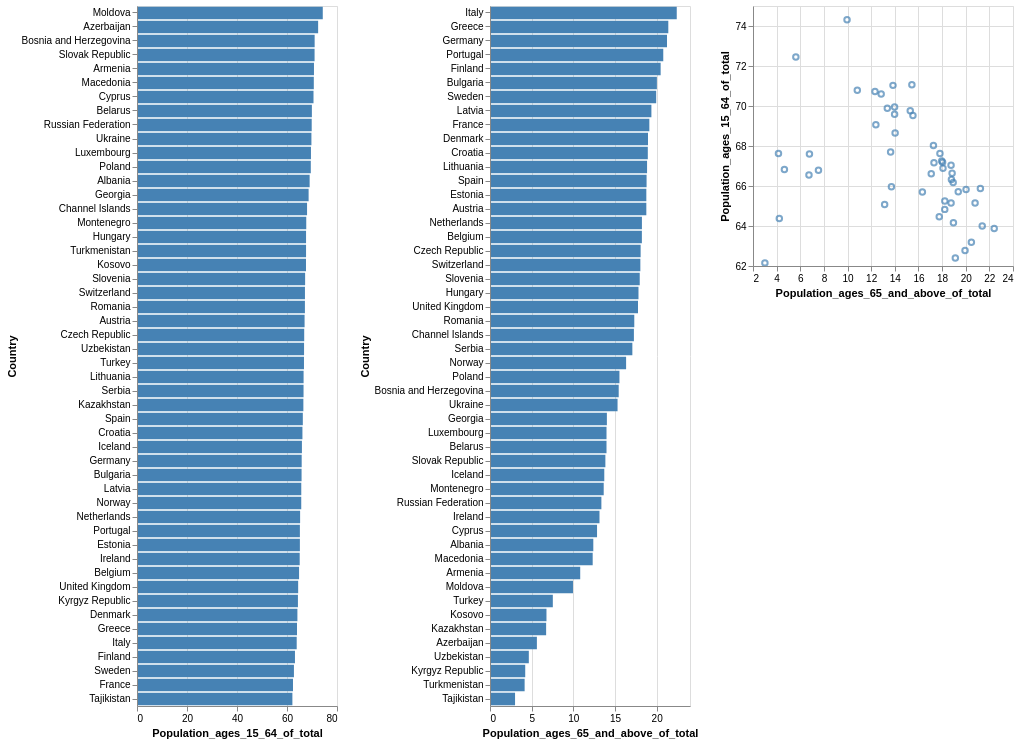

Here is the Vega-Lite specification saved for this chart:
### Vega specification from a JSON file in a GitHub repository (floating-point values rounded to 4 significant figures)
{"$schema": "https://vega.github.io/schema/vega/v5.json", "autosize": "pad", "padding": 5, "data": [{"name": "brush_store"}, {"name": "source_0", "values": [{"Code": "ALB", "Country": "Albania", "Population_ages_15_64_of_total": 69.06, "Population_ages_65_and_above_of_total": 12.4}, {"Code": "ARM", "Country": "Armenia", "Population_ages_15_64_of_total": 70.79, "Population_ages_65_and_above_of_total": 10.83}, {"Code": "AUT", "Country": "Austria", "Population_ages_15_64_of_total": 67.03, "Population_ages_65_and_above_of_total": 18.76}, {"Code": "AZE", "Country": "Azerbaijan", "Population_ages_15_64_of_total": 72.46, "Population_ages_65_and_above_of_total": 5.626}, {"Code": "BLR", "Country": "Belarus", "Population_ages_15_64_of_total": 69.95, "Population_ages_65_and_above_of_total": 13.98}, {"Code": "BEL", "Country": "Belgium", "Population_ages_15_64_of_total": 64.83, "Population_ages_65_and_above_of_total": 18.22}, {"Code": "BIH", "Country": "Bosnia and Herzegovina", "Population_ages_15_64_of_total": 71.06, "Population_ages_65_and_above_of_total": 15.44}, {"Code": "BGR", "Country": "Bulgaria", "Population_ages_15_64_of_total": 65.83, "Population_ages_65_and_above_of_total": 20.03}, {"Code": "CHI", "Country": "Channel Islands", "Population_ages_15_64_of_total": 68.02, "Population_ages_65_and_above_of_total": 17.27}, {"Code": "HRV", "Country": "Croatia", "Population_ages_15_64_of_total": 66.17, "Population_ages_65_and_above_of_total": 18.94}, {"Code": "CYP", "Country": "Cyprus", "Population_ages_15_64_of_total": 70.6, "Population_ages_65_and_above_of_total": 12.85}, {"Code": "CZE", "Country": "Czech Republic", "Population_ages_15_64_of_total": 66.88, "Population_ages_65_and_above_of_total": 18.08}, {"Code": "DNK", "Country": "Denmark", "Population_ages_15_64_of_total": 64.16, "Population_ages_65_and_above_of_total": 18.96}, {"Code": "EST", "Country": "Estonia", "Population_ages_15_64_of_total": 65.15, "Population_ages_65_and_above_of_total": 18.76}, {"Code": "FIN", "Country": "Finland", "Population_ages_15_64_of_total": 63.18, "Population_ages_65_and_above_of_total": 20.48}, {"Code": "FRA", "Country": "France", "Population_ages_15_64_of_total": 62.4, "Population_ages_65_and_above_of_total": 19.12}, {"Code": "GEO", "Country": "Georgia", "Population_ages_15_64_of_total": 68.65, "Population_ages_65_and_above_of_total": 14.03}, {"Code": "DEU", "Country": "Germany", "Population_ages_15_64_of_total": 65.87, "Population_ages_65_and_above_of_total": 21.24}, {"Code": "GRC", "Country": "Greece", "Population_ages_15_64_of_total": 64.0, "Population_ages_65_and_above_of_total": 21.4}, {"Code": "HUN", "Country": "Hungary", "Population_ages_15_64_of_total": 67.62, "Population_ages_65_and_above_of_total": 17.82}, {"Code": "ISL", "Country": "Iceland", "Population_ages_15_64_of_total": 65.97, "Population_ages_65_and_above_of_total": 13.71}, {"Code": "IRL", "Country": "Ireland", "Population_ages_15_64_of_total": 65.08, "Population_ages_65_and_above_of_total": 13.14}, {"Code": "ITA", "Country": "Italy", "Population_ages_15_64_of_total": 63.88, "Population_ages_65_and_above_of_total": 22.41}, {"Code": "KAZ", "Country": "Kazakhstan", "Population_ages_15_64_of_total": 66.55, "Population_ages_65_and_above_of_total": 6.736}, {"Code": "XKX", "Country": "Kosovo", "Population_ages_15_64_of_total": 67.6, "Population_ages_65_and_above_of_total": 6.776}, {"Code": "KGZ", "Country": "Kyrgyz Republic", "Population_ages_15_64_of_total": 64.37, "Population_ages_65_and_above_of_total": 4.227}, {"Code": "LVA", "Country": "Latvia", "Population_ages_15_64_of_total": 65.71, "Population_ages_65_and_above_of_total": 19.37}, {"Code": "LTU", "Country": "Lithuania", "Population_ages_15_64_of_total": 66.64, "Population_ages_65_and_above_of_total": 18.85}, {"Code": "LUX", "Country": "Luxembourg", "Population_ages_15_64_of_total": 69.58, "Population_ages_65_and_above_of_total": 13.98}, {"Code": "MDA", "Country": "Moldova", "Population_ages_15_64_of_total": 74.31, "Population_ages_65_and_above_of_total": 9.958}, {"Code": "MNE", "Country": "Montenegro", "Population_ages_15_64_of_total": 67.7, "Population_ages_65_and_above_of_total": 13.65}, {"Code": "NLD", "Country": "Netherlands", "Population_ages_15_64_of_total": 65.25, "Population_ages_65_and_above_of_total": 18.23}, {"Code": "NOR", "Country": "Norway", "Population_ages_15_64_of_total": 65.7, "Population_ages_65_and_above_of_total": 16.33}, {"Code": "POL", "Country": "Poland", "Population_ages_15_64_of_total": 69.52, "Population_ages_65_and_above_of_total": 15.53}, {"Code": "PRT", "Country": "Portugal", "Population_ages_15_64_of_total": 65.16, "Population_ages_65_and_above_of_total": 20.79}, {"Code": "ROU", "Country": "Romania", "Population_ages_15_64_of_total": 67.17, "Population_ages_65_and_above_of_total": 17.31}, {"Code": "RUS", "Country": "Russian Federation", "Population_ages_15_64_of_total": 69.88, "Population_ages_65_and_above_of_total": 13.37}, {"Code": "SRB", "Country": "Serbia", "Population_ages_15_64_of_total": 66.62, "Population_ages_65_and_above_of_total": 17.08}, {"Code": "SVK", "Country": "Slovak Republic", "Population_ages_15_64_of_total": 71.03, "Population_ages_65_and_above_of_total": 13.85}, {"Code": "SVN", "Country": "Slovenia", "Population_ages_15_64_of_total": 67.25, "Population_ages_65_and_above_of_total": 17.97}, {"Code": "ESP", "Country": "Spain", "Population_ages_15_64_of_total": 66.33, "Population_ages_65_and_above_of_total": 18.79}, {"Code": "SWE", "Country": "Sweden", "Population_ages_15_64_of_total": 62.77, "Population_ages_65_and_above_of_total": 19.94}, {"Code": "CHE", "Country": "Switzerland", "Population_ages_15_64_of_total": 67.18, "Population_ages_65_and_above_of_total": 18.04}, {"Code": "TJK", "Country": "Tajikistan", "Population_ages_15_64_of_total": 62.16, "Population_ages_65_and_above_of_total": 3.006}, {"Code": "TUR", "Country": "Turkey", "Population_ages_15_64_of_total": 66.79, "Population_ages_65_and_above_of_total": 7.539}, {"Code": "TKM", "Country": "Turkmenistan", "Population_ages_15_64_of_total": 67.62, "Population_ages_65_and_above_of_total": 4.155}, {"Code": "UKR", "Country": "Ukraine", "Population_ages_15_64_of_total": 69.77, "Population_ages_65_and_above_of_total": 15.31}, {"Code": "GBR", "Country": "United Kingdom", "Population_ages_15_64_of_total": 64.47, "Population_ages_65_and_above_of_total": 17.76}, {"Code": "UZB", "Country": "Uzbekistan", "Population_ages_15_64_of_total": 66.82, "Population_ages_65_and_above_of_total": 4.658}, {"Code": "MKD", "Country": "Macedonia", "Population_ages_15_64_of_total": 70.72, "Population_ages_65_and_above_of_total": 12.32}]}, {"name": "data_1", "source": "source_0", "transform": [{"type": "filter", "expr": "datum[\"Population_ages_15_64_of_total\"] !== null && !isNaN(datum[\"Population_ages_15_64_of_total\"])"}]}, {"name": "data_2", "source": "source_0", "transform": [{"type": "filter", "expr": "datum[\"Population_ages_65_and_above_of_total\"] !== null && !isNaN(datum[\"Population_ages_65_and_above_of_total\"])"}]}, {"name": "data_3", "source": "source_0", "transform": [{"type": "filter", "expr": "datum[\"Population_ages_15_64_of_total\"] !== null && !isNaN(datum[\"Population_ages_15_64_of_total\"]) && datum[\"Population_ages_65_and_above_of_total\"] !== null && !isNaN(datum[\"Population_ages_65_and_above_of_total\"])"}]}], "signals": [{"name": "concat_0_width", "value": 200}, {"name": "concat_0_height", "value": 700}, {"name": "concat_1_width", "value": 200}, {"name": "concat_1_height", "value": 700}, {"name": "concat_2_width", "value": 260}, {"name": "concat_2_height", "value": 260}, {"name": "unit", "value": {}, "on": [{"events": "mousemove", "update": "isTuple(group()) ? group() : unit"}]}, {"name": "brush", "update": "vlSelectionResolve(\"brush_store\")"}], "layout": {"padding": 20, "bounds": "full", "align": "each"}, "marks": [{"type": "group", "name": "concat_0_group", "style": "cell", "encode": {"update": {"width": {"signal": "concat_0_width"}, "height": {"signal": "concat_0_height"}}}, "signals": [{"name": "brush_y", "value": [], "on": [{"events": {"source": "scope", "type": "mousedown", "filter": ["!event.item || event.item.mark.name !== \"brush_brush\""]}, "update": "[y(unit), y(unit)]"}, {"events": {"source": "window", "type": "mousemove", "consume": true, "between": [{"source": "scope", "type": "mousedown", "filter": ["!event.item || event.item.mark.name !== \"brush_brush\""]}, {"source": "window", "type": "mouseup"}]}, "update": "[brush_y[0], clamp(y(unit), 0, concat_0_height)]"}, {"events": {"signal": "brush_scale_trigger"}, "update": "[0, 0]"}, {"events": {"signal": "brush_translate_delta"}, "update": "clampRange(panLinear(brush_translate_anchor.extent_y, brush_translate_delta.y / span(brush_translate_anchor.extent_y)), 0, concat_0_height)"}, {"events": {"signal": "brush_zoom_delta"}, "update": "clampRange(zoomLinear(brush_y, brush_zoom_anchor.y, brush_zoom_delta), 0, concat_0_height)"}]}, {"name": "brush_Country", "on": [{"events": {"signal": "brush_y"}, "update": "brush_y[0] === brush_y[1] ? null : invert(\"concat_0_y\", brush_y)"}]}, {"name": "brush_scale_trigger", "value": {}, "on": [{"events": [{"scale": "concat_0_y"}], "update": "(!isArray(brush_Country) || (invert(\"concat_0_y\", brush_y)[0] === brush_Country[0] && invert(\"concat_0_y\", brush_y)[1] === brush_Country[1])) ? brush_scale_trigger : {}"}]}, {"name": "brush_tuple", "on": [{"events": [{"signal": "brush_Country"}], "update": "brush_Country ? {unit: \"concat_0\", fields: brush_tuple_fields, values: [brush_Country]} : null"}]}, {"name": "brush_tuple_fields", "value": [{"field": "Country", "channel": "y", "type": "E"}]}, {"name": "brush_translate_anchor", "value": {}, "on": [{"events": [{"source": "scope", "type": "mousedown", "markname": "brush_brush"}], "update": "{x: x(unit), y: y(unit), extent_y: slice(brush_y)}"}]}, {"name": "brush_translate_delta", "value": {}, "on": [{"events": [{"source": "window", "type": "mousemove", "consume": true, "between": [{"source": "scope", "type": "mousedown", "markname": "brush_brush"}, {"source": "window", "type": "mouseup"}]}], "update": "{x: brush_translate_anchor.x - x(unit), y: brush_translate_anchor.y - y(unit)}"}]}, {"name": "brush_zoom_anchor", "on": [{"events": [{"source": "scope", "type": "wheel", "consume": true, "markname": "brush_brush"}], "update": "{x: x(unit), y: y(unit)}"}]}, {"name": "brush_zoom_delta", "on": [{"events": [{"source": "scope", "type": "wheel", "consume": true, "markname": "brush_brush"}], "force": true, "update": "pow(1.001, event.deltaY * pow(16, event.deltaMode))"}]}, {"name": "brush_modify", "update": "modify(\"brush_store\", brush_tuple, true)"}], "marks": [{"name": "brush_brush_bg", "type": "rect", "clip": true, "encode": {"enter": {"fill": {"value": "#333"}, "fillOpacity": {"value": 0.125}}, "update": {"x": [{"test": "data(\"brush_store\").length && data(\"brush_store\")[0].unit === \"concat_0\"", "value": 0}, {"value": 0}], "y": [{"test": "data(\"brush_store\").length && data(\"brush_store\")[0].unit === \"concat_0\"", "signal": "brush_y[0]"}, {"value": 0}], "x2": [{"test": "data(\"brush_store\").length && data(\"brush_store\")[0].unit === \"concat_0\"", "field": {"group": "width"}}, {"value": 0}], "y2": [{"test": "data(\"brush_store\").length && data(\"brush_store\")[0].unit === \"concat_0\"", "signal": "brush_y[1]"}, {"value": 0}]}}}, {"name": "concat_0_marks", "type": "rect", "style": ["bar"], "from": {"data": "data_1"}, "encode": {"update": {"fill": [{"test": "!(length(data(\"brush_store\"))) || (!(vlSelectionTest(\"brush_store\", datum)))", "value": "steelblue"}, {"value": "goldenrod"}], "tooltip": {"signal": "{\"Country\": ''+datum[\"Country\"], \"Population_ages_15_64_of_total\": format(datum[\"Population_ages_15_64_of_total\"], \"\")}"}, "x": {"scale": "concat_0_x", "field": "Population_ages_15_64_of_total"}, "x2": {"scale": "concat_0_x", "value": 0}, "y": {"scale": "concat_0_y", "field": "Country"}, "height": {"scale": "concat_0_y", "band": true}}}}, {"name": "brush_brush", "type": "rect", "clip": true, "encode": {"enter": {"fill": {"value": "transparent"}}, "update": {"x": [{"test": "data(\"brush_store\").length && data(\"brush_store\")[0].unit === \"concat_0\"", "value": 0}, {"value": 0}], "y": [{"test": "data(\"brush_store\").length && data(\"brush_store\")[0].unit === \"concat_0\"", "signal": "brush_y[0]"}, {"value": 0}], "x2": [{"test": "data(\"brush_store\").length && data(\"brush_store\")[0].unit === \"concat_0\"", "field": {"group": "width"}}, {"value": 0}], "y2": [{"test": "data(\"brush_store\").length && data(\"brush_store\")[0].unit === \"concat_0\"", "signal": "brush_y[1]"}, {"value": 0}], "stroke": [{"test": "brush_y[0] !== brush_y[1]", "value": "white"}, {"value": null}]}}}], "axes": [{"scale": "concat_0_x", "orient": "bottom", "grid": false, "title": "Population_ages_15_64_of_total", "labelFlush": true, "labelOverlap": true, "tickCount": {"signal": "ceil(concat_0_width/40)"}, "zindex": 1}, {"scale": "concat_0_x", "orient": "bottom", "gridScale": "concat_0_y", "grid": true, "tickCount": {"signal": "ceil(concat_0_width/40)"}, "domain": false, "labels": false, "maxExtent": 0, "minExtent": 0, "ticks": false, "zindex": 0}, {"scale": "concat_0_y", "orient": "left", "grid": false, "title": "Country", "labelOverlap": true, "zindex": 1}]}, {"type": "group", "name": "concat_1_group", "style": "cell", "encode": {"update": {"width": {"signal": "concat_1_width"}, "height": {"signal": "concat_1_height"}}}, "signals": [{"name": "brush_y", "value": [], "on": [{"events": {"source": "scope", "type": "mousedown", "filter": ["!event.item || event.item.mark.name !== \"brush_brush\""]}, "update": "[y(unit), y(unit)]"}, {"events": {"source": "window", "type": "mousemove", "consume": true, "between": [{"source": "scope", "type": "mousedown", "filter": ["!event.item || event.item.mark.name !== \"brush_brush\""]}, {"source": "window", "type": "mouseup"}]}, "update": "[brush_y[0], clamp(y(unit), 0, concat_1_height)]"}, {"events": {"signal": "brush_scale_trigger"}, "update": "[0, 0]"}, {"events": {"signal": "brush_translate_delta"}, "update": "clampRange(panLinear(brush_translate_anchor.extent_y, brush_translate_delta.y / span(brush_translate_anchor.extent_y)), 0, concat_1_height)"}, {"events": {"signal": "brush_zoom_delta"}, "update": "clampRange(zoomLinear(brush_y, brush_zoom_anchor.y, brush_zoom_delta), 0, concat_1_height)"}]}, {"name": "brush_Country", "on": [{"events": {"signal": "brush_y"}, "update": "brush_y[0] === brush_y[1] ? null : invert(\"concat_1_y\", brush_y)"}]}, {"name": "brush_scale_trigger", "value": {}, "on": [{"events": [{"scale": "concat_1_y"}], "update": "(!isArray(brush_Country) || (invert(\"concat_1_y\", brush_y)[0] === brush_Country[0] && invert(\"concat_1_y\", brush_y)[1] === brush_Country[1])) ? brush_scale_trigger : {}"}]}, {"name": "brush_tuple", "on": [{"events": [{"signal": "brush_Country"}], "update": "brush_Country ? {unit: \"concat_1\", fields: brush_tuple_fields, values: [brush_Country]} : null"}]}, {"name": "brush_tuple_fields", "value": [{"field": "Country", "channel": "y", "type": "E"}]}, {"name": "brush_translate_anchor", "value": {}, "on": [{"events": [{"source": "scope", "type": "mousedown", "markname": "brush_brush"}], "update": "{x: x(unit), y: y(unit), extent_y: slice(brush_y)}"}]}, {"name": "brush_translate_delta", "value": {}, "on": [{"events": [{"source": "window", "type": "mousemove", "consume": true, "between": [{"source": "scope", "type": "mousedown", "markname": "brush_brush"}, {"source": "window", "type": "mouseup"}]}], "update": "{x: brush_translate_anchor.x - x(unit), y: brush_translate_anchor.y - y(unit)}"}]}, {"name": "brush_zoom_anchor", "on": [{"events": [{"source": "scope", "type": "wheel", "consume": true, "markname": "brush_brush"}], "update": "{x: x(unit), y: y(unit)}"}]}, {"name": "brush_zoom_delta", "on": [{"events": [{"source": "scope", "type": "wheel", "consume": true, "markname": "brush_brush"}], "force": true, "update": "pow(1.001, event.deltaY * pow(16, event.deltaMode))"}]}, {"name": "brush_modify", "update": "modify(\"brush_store\", brush_tuple, true)"}], "marks": [{"name": "brush_brush_bg", "type": "rect", "clip": true, "encode": {"enter": {"fill": {"value": "#333"}, "fillOpacity": {"value": 0.125}}, "update": {"x": [{"test": "data(\"brush_store\").length && data(\"brush_store\")[0].unit === \"concat_1\"", "value": 0}, {"value": 0}], "y": [{"test": "data(\"brush_store\").length && data(\"brush_store\")[0].unit === \"concat_1\"", "signal": "brush_y[0]"}, {"value": 0}], "x2": [{"test": "data(\"brush_store\").length && data(\"brush_store\")[0].unit === \"concat_1\"", "field": {"group": "width"}}, {"value": 0}], "y2": [{"test": "data(\"brush_store\").length && data(\"brush_store\")[0].unit === \"concat_1\"", "signal": "brush_y[1]"}, {"value": 0}]}}}, {"name": "concat_1_marks", "type": "rect", "style": ["bar"], "from": {"data": "data_2"}, "encode": {"update": {"fill": [{"test": "!(length(data(\"brush_store\"))) || (!(vlSelectionTest(\"brush_store\", datum)))", "value": "steelblue"}, {"value": "goldenrod"}], "tooltip": {"signal": "{\"Country\": ''+datum[\"Country\"], \"Population_ages_65_and_above_of_total\": format(datum[\"Population_ages_65_and_above_of_total\"], \"\")}"}, "x": {"scale": "concat_1_x", "field": "Population_ages_65_and_above_of_total"}, "x2": {"scale": "concat_1_x", "value": 0}, "y": {"scale": "concat_1_y", "field": "Country"}, "height": {"scale": "concat_1_y", "band": true}}}}, {"name": "brush_brush", "type": "rect", "clip": true, "encode": {"enter": {"fill": {"value": "transparent"}}, "update": {"x": [{"test": "data(\"brush_store\").length && data(\"brush_store\")[0].unit === \"concat_1\"", "value": 0}, {"value": 0}], "y": [{"test": "data(\"brush_store\").length && data(\"brush_store\")[0].unit === \"concat_1\"", "signal": "brush_y[0]"}, {"value": 0}], "x2": [{"test": "data(\"brush_store\").length && data(\"brush_store\")[0].unit === \"concat_1\"", "field": {"group": "width"}}, {"value": 0}], "y2": [{"test": "data(\"brush_store\").length && data(\"brush_store\")[0].unit === \"concat_1\"", "signal": "brush_y[1]"}, {"value": 0}], "stroke": [{"test": "brush_y[0] !== brush_y[1]", "value": "white"}, {"value": null}]}}}], "axes": [{"scale": "concat_1_x", "orient": "bottom", "grid": false, "title": "Population_ages_65_and_above_of_total", "labelFlush": true, "labelOverlap": true, "tickCount": {"signal": "ceil(concat_1_width/40)"}, "zindex": 1}, {"scale": "concat_1_x", "orient": "bottom", "gridScale": "concat_1_y", "grid": true, "tickCount": {"signal": "ceil(concat_1_width/40)"}, "domain": false, "labels": false, "maxExtent": 0, "minExtent": 0, "ticks": false, "zindex": 0}, {"scale": "concat_1_y", "orient": "left", "grid": false, "title": "Country", "labelOverlap": true, "zindex": 1}]}, {"type": "group", "name": "concat_2_group", "style": "cell", "encode": {"update": {"width": {"signal": "concat_2_width"}, "height": {"signal": "concat_2_height"}}}, "signals": [{"name": "brush_x", "value": [], "on": [{"events": {"source": "scope", "type": "mousedown", "filter": ["!event.item || event.item.mark.name !== \"brush_brush\""]}, "update": "[x(unit), x(unit)]"}, {"events": {"source": "window", "type": "mousemove", "consume": true, "between": [{"source": "scope", "type": "mousedown", "filter": ["!event.item || event.item.mark.name !== \"brush_brush\""]}, {"source": "window", "type": "mouseup"}]}, "update": "[brush_x[0], clamp(x(unit), 0, concat_2_width)]"}, {"events": {"signal": "brush_scale_trigger"}, "update": "[scale(\"concat_2_x\", brush_Population_ages_65_and_above_of_total[0]), scale(\"concat_2_x\", brush_Population_ages_65_and_above_of_total[1])]"}, {"events": {"signal": "brush_translate_delta"}, "update": "clampRange(panLinear(brush_translate_anchor.extent_x, brush_translate_delta.x / span(brush_translate_anchor.extent_x)), 0, concat_2_width)"}, {"events": {"signal": "brush_zoom_delta"}, "update": "clampRange(zoomLinear(brush_x, brush_zoom_anchor.x, brush_zoom_delta), 0, concat_2_width)"}]}, {"name": "brush_Population_ages_65_and_above_of_total", "on": [{"events": {"signal": "brush_x"}, "update": "brush_x[0] === brush_x[1] ? null : invert(\"concat_2_x\", brush_x)"}]}, {"name": "brush_y", "value": [], "on": [{"events": {"source": "scope", "type": "mousedown", "filter": ["!event.item || event.item.mark.name !== \"brush_brush\""]}, "update": "[y(unit), y(unit)]"}, {"events": {"source": "window", "type": "mousemove", "consume": true, "between": [{"source": "scope", "type": "mousedown", "filter": ["!event.item || event.item.mark.name !== \"brush_brush\""]}, {"source": "window", "type": "mouseup"}]}, "update": "[brush_y[0], clamp(y(unit), 0, concat_2_height)]"}, {"events": {"signal": "brush_scale_trigger"}, "update": "[scale(\"concat_2_y\", brush_Population_ages_15_64_of_total[0]), scale(\"concat_2_y\", brush_Population_ages_15_64_of_total[1])]"}, {"events": {"signal": "brush_translate_delta"}, "update": "clampRange(panLinear(brush_translate_anchor.extent_y, brush_translate_delta.y / span(brush_translate_anchor.extent_y)), 0, concat_2_height)"}, {"events": {"signal": "brush_zoom_delta"}, "update": "clampRange(zoomLinear(brush_y, brush_zoom_anchor.y, brush_zoom_delta), 0, concat_2_height)"}]}, {"name": "brush_Population_ages_15_64_of_total", "on": [{"events": {"signal": "brush_y"}, "update": "brush_y[0] === brush_y[1] ? null : invert(\"concat_2_y\", brush_y)"}]}, {"name": "brush_scale_trigger", "value": {}, "on": [{"events": [{"scale": "concat_2_x"}, {"scale": "concat_2_y"}], "update": "(!isArray(brush_Population_ages_65_and_above_of_total) || (+invert(\"concat_2_x\", brush_x)[0] === +brush_Population_ages_65_and_above_of_total[0] && +invert(\"concat_2_x\", brush_x)[1] === +brush_Population_ages_65_and_above_of_total[1])) && (!isArray(brush_Population_ages_15_64_of_total) || (+invert(\"concat_2_y\", brush_y)[0] === +brush_Population_ages_15_64_of_total[0] && +invert(\"concat_2_y\", brush_y)[1] === +brush_Population_ages_15_64_of_total[1])) ? brush_scale_trigger : {}"}]}, {"name": "brush_tuple", "on": [{"events": [{"signal": "brush_Population_ages_65_and_above_of_total || brush_Population_ages_15_64_of_total"}], "update": "brush_Population_ages_65_and_above_of_total && brush_Population_ages_15_64_of_total ? {unit: \"concat_2\", fields: brush_tuple_fields, values: [brush_Population_ages_65_and_above_of_total,brush_Population_ages_15_64_of_total]} : null"}]}, {"name": "brush_tuple_fields", "value": [{"field": "Population_ages_65_and_above_of_total", "channel": "x", "type": "R"}, {"field": "Population_ages_15_64_of_total", "channel": "y", "type": "R"}]}, {"name": "brush_translate_anchor", "value": {}, "on": [{"events": [{"source": "scope", "type": "mousedown", "markname": "brush_brush"}], "update": "{x: x(unit), y: y(unit), extent_x: slice(brush_x), extent_y: slice(brush_y)}"}]}, {"name": "brush_translate_delta", "value": {}, "on": [{"events": [{"source": "window", "type": "mousemove", "consume": true, "between": [{"source": "scope", "type": "mousedown", "markname": "brush_brush"}, {"source": "window", "type": "mouseup"}]}], "update": "{x: brush_translate_anchor.x - x(unit), y: brush_translate_anchor.y - y(unit)}"}]}, {"name": "brush_zoom_anchor", "on": [{"events": [{"source": "scope", "type": "wheel", "consume": true, "markname": "brush_brush"}], "update": "{x: x(unit), y: y(unit)}"}]}, {"name": "brush_zoom_delta", "on": [{"events": [{"source": "scope", "type": "wheel", "consume": true, "markname": "brush_brush"}], "force": true, "update": "pow(1.001, event.deltaY * pow(16, event.deltaMode))"}]}, {"name": "brush_modify", "update": "modify(\"brush_store\", brush_tuple, true)"}], "marks": [{"name": "brush_brush_bg", "type": "rect", "clip": true, "encode": {"enter": {"fill": {"value": "#333"}, "fillOpacity": {"value": 0.125}}, "update": {"x": [{"test": "data(\"brush_store\").length && data(\"brush_store\")[0].unit === \"concat_2\"", "signal": "brush_x[0]"}, {"value": 0}], "y": [{"test": "data(\"brush_store\").length && data(\"brush_store\")[0].unit === \"concat_2\"", "signal": "brush_y[0]"}, {"value": 0}], "x2": [{"test": "data(\"brush_store\").length && data(\"brush_store\")[0].unit === \"concat_2\"", "signal": "brush_x[1]"}, {"value": 0}], "y2": [{"test": "data(\"brush_store\").length && data(\"brush_store\")[0].unit === \"concat_2\"", "signal": "brush_y[1]"}, {"value": 0}]}}}, {"name": "concat_2_marks", "type": "symbol", "style": ["point"], "from": {"data": "data_3"}, "encode": {"update": {"opacity": {"value": 0.7}, "fill": {"value": "transparent"}, "stroke": [{"test": "!(length(data(\"brush_store\"))) || (!(vlSelectionTest(\"brush_store\", datum)))", "value": "steelblue"}, {"value": "goldenrod"}], "tooltip": {"signal": "{\"Population_ages_15_64_of_total\": format(datum[\"Population_ages_15_64_of_total\"], \"\"), \"Population_ages_65_and_above_of_total\": format(datum[\"Population_ages_65_and_above_of_total\"], \"\")}"}, "x": [{"test": "datum[\"Population_ages_65_and_above_of_total\"] === null || isNaN(datum[\"Population_ages_65_and_above_of_total\"])", "value": 0}, {"scale": "concat_2_x", "field": "Population_ages_65_and_above_of_total"}], "y": [{"test": "datum[\"Population_ages_15_64_of_total\"] === null || isNaN(datum[\"Population_ages_15_64_of_total\"])", "field": {"group": "height"}}, {"scale": "concat_2_y", "field": "Population_ages_15_64_of_total"}]}}}, {"name": "brush_brush", "type": "rect", "clip": true, "encode": {"enter": {"fill": {"value": "transparent"}}, "update": {"x": [{"test": "data(\"brush_store\").length && data(\"brush_store\")[0].unit === \"concat_2\"", "signal": "brush_x[0]"}, {"value": 0}], "y": [{"test": "data(\"brush_store\").length && data(\"brush_store\")[0].unit === \"concat_2\"", "signal": "brush_y[0]"}, {"value": 0}], "x2": [{"test": "data(\"brush_store\").length && data(\"brush_store\")[0].unit === \"concat_2\"", "signal": "brush_x[1]"}, {"value": 0}], "y2": [{"test": "data(\"brush_store\").length && data(\"brush_store\")[0].unit === \"concat_2\"", "signal": "brush_y[1]"}, {"value": 0}], "stroke": [{"test": "brush_x[0] !== brush_x[1] && brush_y[0] !== brush_y[1]", "value": "white"}, {"value": null}]}}}], "axes": [{"scale": "concat_2_x", "orient": "bottom", "grid": false, "title": "Population_ages_65_and_above_of_total", "labelFlush": true, "labelOverlap": true, "tickCount": {"signal": "ceil(concat_2_width/40)"}, "zindex": 1}, {"scale": "concat_2_x", "orient": "bottom", "gridScale": "concat_2_y", "grid": true, "tickCount": {"signal": "ceil(concat_2_width/40)"}, "domain": false, "labels": false, "maxExtent": 0, "minExtent": 0, "ticks": false, "zindex": 0}, {"scale": "concat_2_y", "orient": "left", "grid": false, "title": "Population_ages_15_64_of_total", "labelOverlap": true, "tickCount": {"signal": "ceil(concat_2_height/40)"}, "zindex": 1}, {"scale": "concat_2_y", "orient": "left", "gridScale": "concat_2_x", "grid": true, "tickCount": {"signal": "ceil(concat_2_height/40)"}, "domain": false, "labels": false, "maxExtent": 0, "minExtent": 0, "ticks": false, "zindex": 0}]}], "scales": [{"name": "concat_0_x", "type": "linear", "domain": {"data": "data_1", "field": "Population_ages_15_64_of_total"}, "range": [0, {"signal": "concat_0_width"}], "nice": true, "zero": true}, {"name": "concat_0_y", "type": "band", "domain": {"data": "source_0", "field": "Country", "sort": {"op": "mean", "field": "Population_ages_15_64_of_total", "order": "descending"}}, "range": [0, {"signal": "concat_0_height"}], "paddingInner": 0.1, "paddingOuter": 0.05}, {"name": "concat_1_x", "type": "linear", "domain": {"data": "data_2", "field": "Population_ages_65_and_above_of_total"}, "range": [0, {"signal": "concat_1_width"}], "nice": true, "zero": true}, {"name": "concat_1_y", "type": "band", "domain": {"data": "source_0", "field": "Country", "sort": {"op": "mean", "field": "Population_ages_65_and_above_of_total", "order": "descending"}}, "range": [0, {"signal": "concat_1_height"}], "paddingInner": 0.1, "paddingOuter": 0.05}, {"name": "concat_2_x", "type": "linear", "domain": {"data": "data_3", "field": "Population_ages_65_and_above_of_total"}, "range": [0, {"signal": "concat_2_width"}], "zero": false, "nice": true}, {"name": "concat_2_y", "type": "linear", "domain": {"data": "data_3", "field": "Population_ages_15_64_of_total"}, "range": [{"signal": "concat_2_height"}, 0], "zero": false, "nice": true}]}
